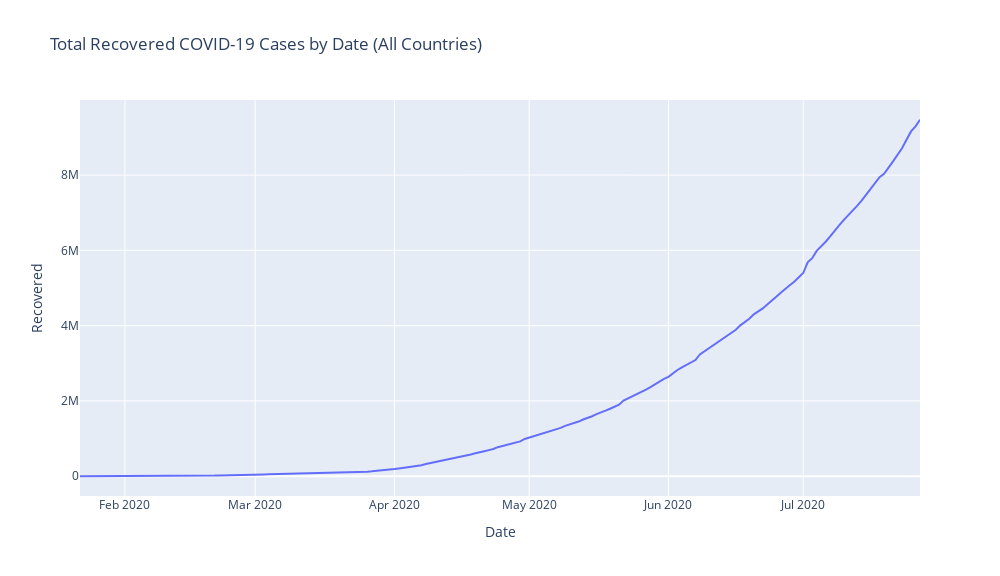

Notebook source saved alongside this figure:
### Code cell
fig=px.line(data_frame=total_recoveries_in_countries_by_date,x=total_recoveries_in_countries_by_date.index,y=total_recoveries_in_countries_by_date["sum"],width=1000,height=576,
            title="Total Recovered COVID-19 Cases by Date (All Countries)")
fig.update_layout(
    yaxis_title="Recovered"
)
fig.show()

### Figure 1 — Plotly figure (JSON) as saved in the notebook; plotly's stock layout.template omitted (floating-point values rounded to 4 significant figures; data arrays with more than 128 entries replaced by an {"elided": "..."} marker saying what was removed)
{"data": [{"hovertemplate": "Date=%{x}<br>sum=%{y}<extra></extra>", "legendgroup": "", "line": {"color": "#636efa", "dash": "solid"}, "marker": {"symbol": "circle"}, "mode": "lines", "name": "", "orientation": "v", "showlegend": false, "type": "scatter", "x": {"elided": "188 str values"}, "xaxis": "x", "y": {"elided": "188 int values"}, "yaxis": "y"}], "layout": {"height": 576, "legend": {"tracegroupgap": 0}, "title": {"text": "Total Recovered COVID-19 Cases by Date (All Countries)"}, "width": 1000, "xaxis": {"anchor": "y", "autorange": true, "domain": [0, 1], "range": ["2020-01-22", "2020-07-27"], "title": {"text": "Date"}, "type": "date"}, "yaxis": {"anchor": "x", "autorange": true, "domain": [0, 1], "range": [-526000.0, 9994000.0], "title": {"text": "Recovered"}, "type": "linear"}}}
